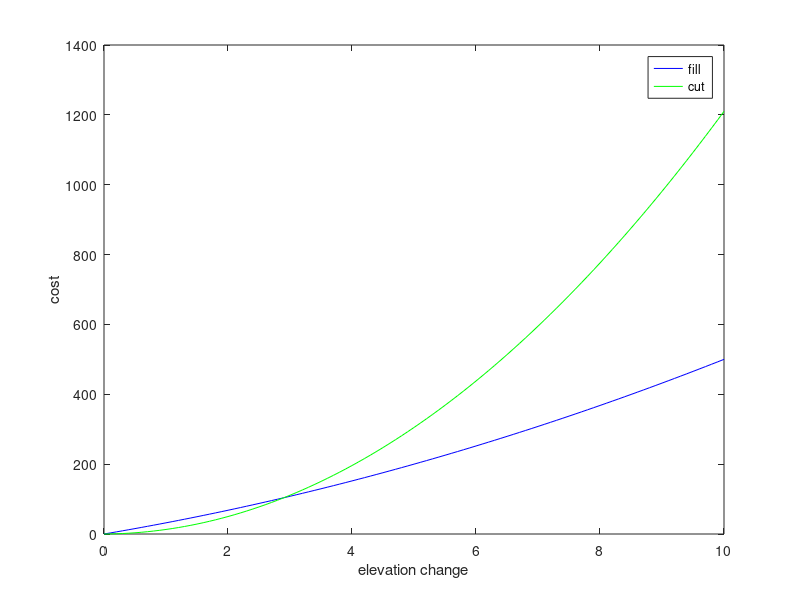

The MATLAB script that drew this image: (Note: this script raises an error after producing the figure.)
%A14.12
% Least-cost road grading.

n = 100;
e = 5*sin((1:n)/n*3*pi)'+sin((1:n)/n*10*pi)';% elevation of the road
d = 1; % distance between points
D1 = .08; % the road grade should never be greater than 8%
D2 = .025; % the road grade should never change faster than 25% over 10 meters
D3 = .005; % a further constraint on the smoothness of the road.

% cut and fill function coefficients of the form alpha*x_+^2+beta*x_+
alpha_fill = 2;
beta_fill = 30;
alpha_cut = 12;
beta_cut = 1;

% a plot of the cost functions
figure
elevation = 0:.1:10;
plot(elevation,alpha_fill*elevation.^2+beta_fill*elevation,'b');
hold on
plot(elevation,alpha_cut*elevation.^2+beta_cut*elevation,'g');
xlabel('elevation change')
ylabel('cost')
legend('fill','cut')

print -depsc road_grading_cost_function.eps


%minimize C
cvx_begin
variables h(n)
minimize sum(2*max(0,h-e).^2+30*max(0,h-e)+12*max(0,e-h).^2+max(0,e-h))
subject to
-D1<=h(2:n)-h(1:n-1)<=D1
-D2<=h(3:n)-2*h(2:n-1)+h(1:n-2)<=D2
-D3<=h(4:n)-3*h(3:n-1)+3*h(2:n-2)-h(1:n-3)<=D3

cvx_end
h = ones(n,1)*mean(e); % replace h with your solution.

figure
subplot(2,1,1)
plot((0:n-1)*d,e,'--r');
ylabel('elevation');
hold on
plot((0:n-1)*d,h, 'b')
legend('e','h');
subplot(2,1,2)
plot((0:n-1)*d,h-e)
ylabel('elevation change')
xlabel('distance')
